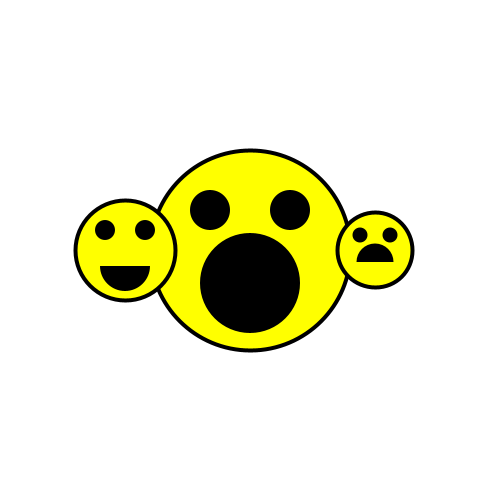
Frame 1 (no input)
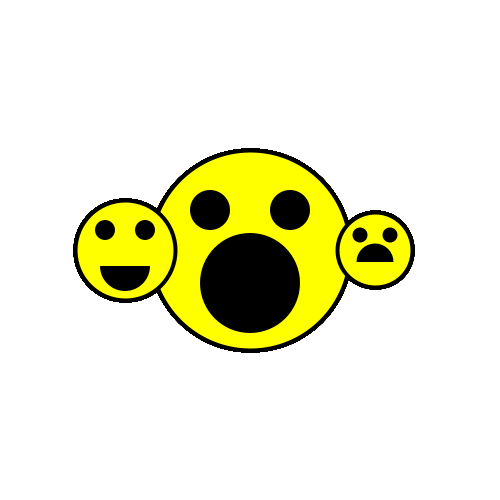
Frame 60 (the mouse pressed at the canvas centre just before this capture)
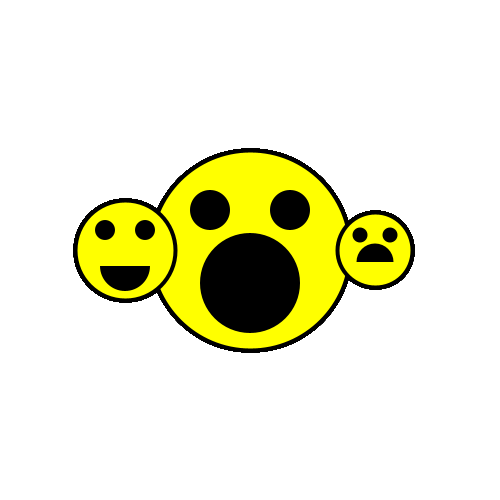
Frame 120 (the mouse held since frame 60 and released just before this capture)

The Processing sketch that drew these frames (run headless with seeded random() and noise(); from frame 60 on, the mouse is pressed at the canvas centre):

// Processing sketch: Happy_Classes
// ── Happy_Classes.pde
// declare AND initialize the objects 
Face shockedFace = new Face();
Face happyFace = new Face();
Face sadFace = new Face();

void setup()
{
  background(255);
  size(500, 500);
  
  shockedFace.screenLocationX = width/2;
  shockedFace.screenLocationY = height/2;
  shockedFace.faceSize = 200;
  shockedFace.happinessLevel = 10;
  
  happyFace.screenLocationX = width/4;
  happyFace.screenLocationY = height/2;
  happyFace.faceSize = 100;
  happyFace.happinessLevel = 5;
  
  sadFace.screenLocationX = width*3/4;
  sadFace.screenLocationY = height/2;
  sadFace.faceSize = 75;
  sadFace.happinessLevel = -1;
   
}

void draw()
{
 drawFace(shockedFace);
 drawFace(happyFace);
 drawFace(sadFace);
}


class Face 
{
  float screenLocationX;
  float screenLocationY;
  int faceSize;
  int happinessLevel;
}


void drawFace(Face kindOfFace)
{
  
  //Head 
  stroke(0);
  strokeWeight(4);
  fill(255,255,0);
  ellipseMode(CENTER);
  ellipse(kindOfFace.screenLocationX, kindOfFace.screenLocationY, kindOfFace.faceSize, kindOfFace.faceSize);
  
  //left eye 
  noStroke();
  fill(0);
  ellipseMode(CENTER);
  ellipse(kindOfFace.screenLocationX - kindOfFace.faceSize/5, 
          kindOfFace.screenLocationY - kindOfFace.faceSize/5, 
          kindOfFace.faceSize/5, 
          kindOfFace.faceSize/5); 
  
  //right eye 
  noStroke();
  fill(0);
  ellipseMode(CENTER);
  ellipse(kindOfFace.screenLocationX + kindOfFace.faceSize/5, 
          kindOfFace.screenLocationY - kindOfFace.faceSize/5, 
          kindOfFace.faceSize/5, 
          kindOfFace.faceSize/5);
  
  //Smile
  noStroke();
  fill(0);
      
  if (kindOfFace.happinessLevel == 10) // very happy
  {
      arc(kindOfFace.screenLocationX, 
      kindOfFace.screenLocationY + kindOfFace.faceSize/6,
      kindOfFace.faceSize/2,
      kindOfFace.faceSize/2, 
      0, TWO_PI);
    
  } else if (kindOfFace.happinessLevel == 5) // medium happy 
    {
      
      arc(kindOfFace.screenLocationX, 
      kindOfFace.screenLocationY + kindOfFace.faceSize/6,
      kindOfFace.faceSize/2,
      kindOfFace.faceSize/2, 
      0, PI);
      
    } else if (kindOfFace.happinessLevel == -1)  // sad
      {
        arc(kindOfFace.screenLocationX, 
        kindOfFace.screenLocationY + kindOfFace.faceSize/6,
        kindOfFace.faceSize/2,
        kindOfFace.faceSize/2, 
        PI, TWO_PI);   
      }
  
}
